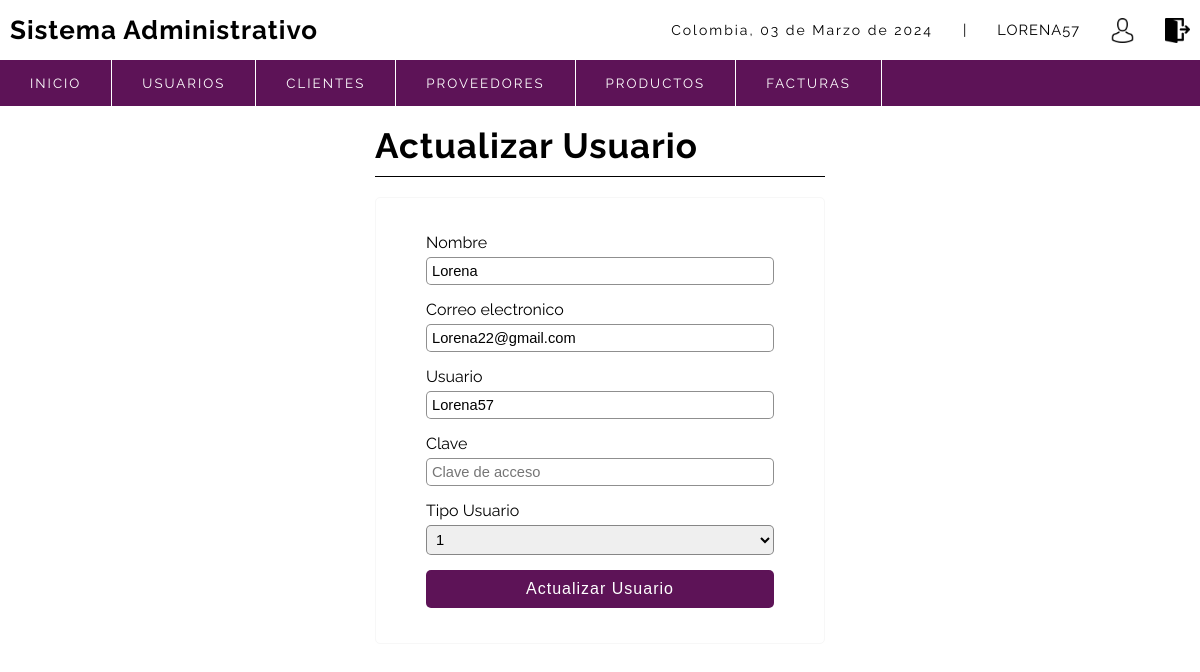
Screenshot of /sistema/editar_usuario.php?id=32456244 (signed in) with the database file from the repository.
### tables this page shows
CREATE TABLE `usuarios` (
  `idUsuario` int(10) NOT NULL,
  `Nombre` varchar(50) NOT NULL,
  `Correo` varchar(100) NOT NULL,
  `usuario` varchar(15) NOT NULL,
  `clave` varchar(100) NOT NULL,
  `rol` int(11) NOT NULL,
  `estatus` int(11) NOT NULL DEFAULT 1
);

### sistema/editar_usuario.php (the view, shortened to what this page needs)
<?php
include "../sistema/conexion.php";
    $iduser = $_GET['id'];
    $sql = mysqli_query($conection,"SELECT u.idusuario, u.nombre, u.correo, u.usuario, (u.rol) as idrol, (r.rol) as rol FROM usuarios u INNER JOIN roles r on u.rol = r.IdRol  WHERE idUsuario=$iduser;");
    $result_sql = mysqli_num_rows($sql);
    if ($result_sql == 0) {
        header('location: lista_usuarios.php');
    }else {
        $option = '';
        while ($data = mysqli_fetch_array($sql)) {
        $nombre = $data['nombre'];
        $correo = $data['correo'];
        $usuario = $data['usuario'];
        $idrol= $data['idrol'];
        if ($idrol == 1){
            $option = '<option value="'.$idrol.'" select>'.$idrol.'</option>';
        }elseif ($idrol == 2){
            $option = '<option value="'.$idrol.'" select>'.$idrol.'</option>';
        }elseif ($idrol == 3){
            $option = '<option value="'.$idrol.'" select>'.$idrol.'</option>';
        }
        }
    }
?>
<!DOCTYPE html>
<html lang="en">
<head>
    <?php include "includes/scripts.php"; ?>
    <link rel="stylesheet" href="css/style.css">
</head>
<body>
    <?php include "includes/header.php"; ?>
	<section id="container">
    <div class="form_register">
        <h1>Actualizar Usuario</h1>
        <hr>
        <form action="" method="post">
            <label for="Nombre">Nombre</label>
            <input type="text" name="nombre" id="nombre" placeholder="Nombre completo" value="<?php echo $nombre; ?>">
            <label for="correo">Correo electronico</label>
            <input type="email" name="correo" id="correo" placeholder="Correo electronico" value="<?php echo $correo; ?>">
            <label for="usuario">Usuario</label>
            <input type="text" name="usuario" id="usuario" placeholder="Usuario" value="<?php echo $usuario;?>">
            <label for="clave">Clave</label>
            <input type="password" name="clave" id="clave" placeholder="Clave de acceso">
            <label for="roles">Tipo Usuario</label>
            <select name="rol" id="rol" class="notItemOne">
                <?php
                echo $option;
                 ?>
            </select>
            <input type="submit" value="Actualizar Usuario" class="btn_save">
        </form>
    </div>
	</section>
</body>
</html>

### sistema/css/style.css (style rules this page uses)
body { font-family: 'Raleway', sans-serif; }
* { margin: 0; padding: 0; box-sizing: border-box; }
h1,h2,h3,h4,h5,h6 { font-weight: bold; letter-spacing: 1px; }
h1 { font-size: 26px; }
#container { padding: 125px 15px 15px; }
body { background-color: #ffffff; }
.form_register { width: 450px; margin: auto; }
.form_register h1 { color: rgb(0, 0, 0); text-align: center; }
hr { border: 0; background: #000000; height: 1px; margin: 10px 0; display: block; }
form { background: #fff; margin: auto; padding: 20px 50px; border: 1px solid #f7f7f7; border-radius: 5px; }
label { display: block; font-size: 12pt; margin: 15px auto 5px auto; }
input, select { display: block; width: 100%; font-size: 11pt; padding: 5px; border: 1px solid #00000070; border-radius: 5px; }
.notItemOne option:first-child { display: none; }
input.btn_save { font-size: 12pt; background: rgb(93, 19, 87); padding: 10px; color: #fff; letter-spacing: 1px; border: 0; cursor: pointer; margin: 15px auto; transition: 0.5s; }
#container h1 { font-size: 35px; display: inline-block; }

### rows the page displays
usuarios: nombre "Lorena", correo "Lorena22@gmail.com", usuario "Lorena57", rol "1"

### other values shown
fechaC() "03 de Marzo de 2024"
$_SESSION['user'] "LORENA57"
